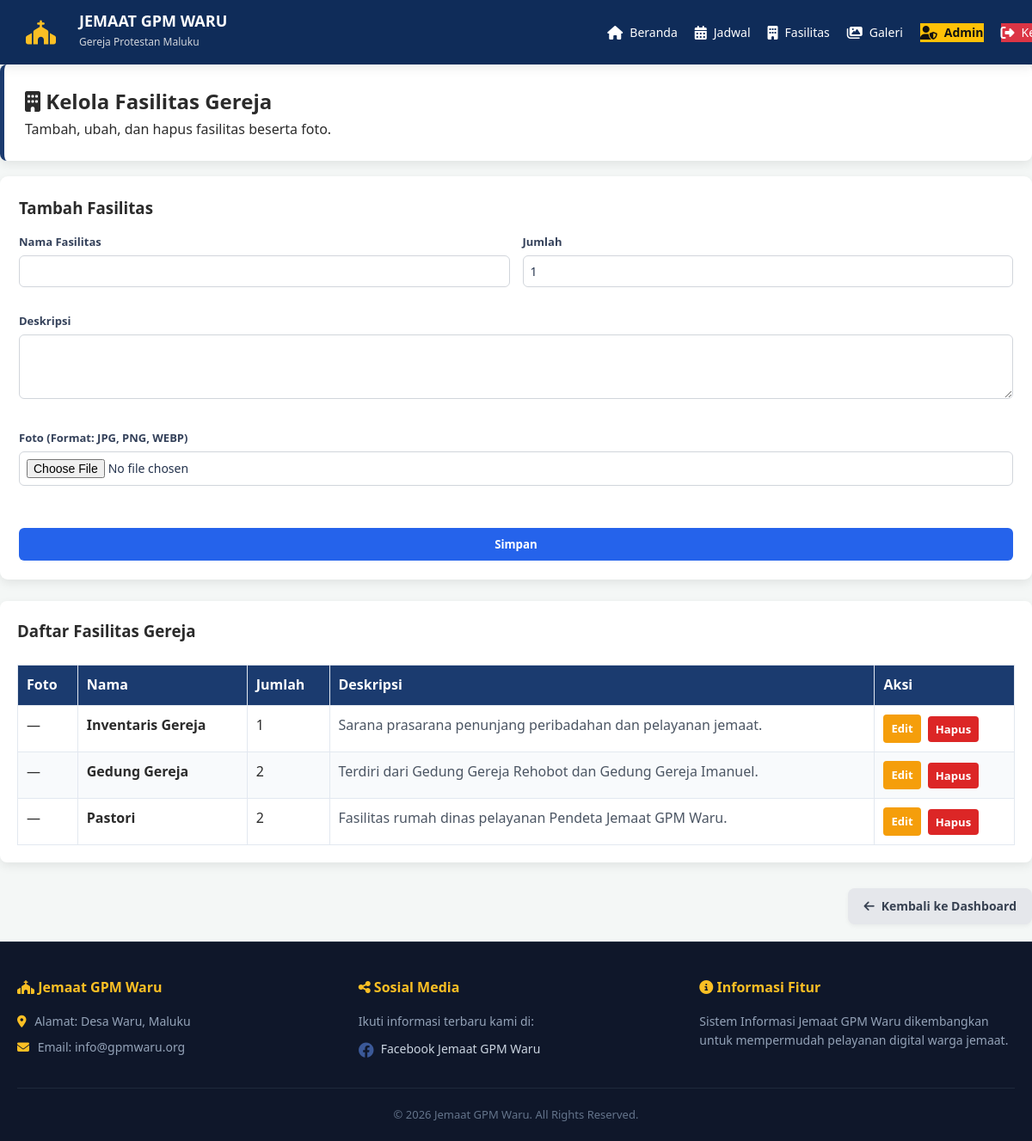
The app's page /INDEX.php?page=kelola-fasilitas (signed in) with its own data.
### tables this page shows
CREATE TABLE IF NOT EXISTS fasilitas_gereja (
    id INT AUTO_INCREMENT PRIMARY KEY,
    nama_fasilitas VARCHAR(100) NOT NULL,
    jumlah INT DEFAULT 1,
    deskripsi TEXT,
    foto VARCHAR(255) DEFAULT NULL
);

### PAGES/kelola-fasilitas.php (the view, shortened to what this page needs)
<?php
$edit = null;
$list = mysqli_query($conn, 'SELECT * FROM fasilitas_gereja ORDER BY id DESC');
?>
<section class="page-header">
    <h1><i class="fa-solid fa-building"></i> Kelola Fasilitas Gereja</h1>
    <p>Tambah, ubah, dan hapus fasilitas beserta foto.</p>
</section>
<div class="card mt-3">
    <h3><?= $edit ? 'Ubah Fasilitas' : 'Tambah Fasilitas' ?></h3>
    <form method="POST" enctype="multipart/form-data" class="admin-form">
        <div class="grid-2" style="display: grid; grid-template-columns: 1fr 1fr; gap: 15px; margin-bottom: 15px;">
            <label style="display: block; font-weight: 600;">Nama Fasilitas
                <input class="form-control" name="nama_fasilitas" required value="<?= htmlspecialchars($edit['nama_fasilitas'] ?? '') ?>" style="width: 100%; padding: 8px; margin-top: 5px; border: 1px solid #d1d5db; border-radius: 6px;">
            </label>
            <label style="display: block; font-weight: 600;">Jumlah
                <input class="form-control" type="number" min="1" name="jumlah" value="<?= (int)($edit['jumlah'] ?? 1) ?>" style="width: 100%; padding: 8px; margin-top: 5px; border: 1px solid #d1d5db; border-radius: 6px;">
            </label>
        </div>
        <div style="margin-bottom: 15px;">
            <label style="display: block; font-weight: 600;">Deskripsi
                <textarea class="form-control" name="deskripsi" rows="3" style="width: 100%; padding: 8px; margin-top: 5px; border: 1px solid #d1d5db; border-radius: 6px;"><?= htmlspecialchars($edit['deskripsi'] ?? '') ?></textarea>
            </label>
        </div>
        <div style="margin-bottom: 20px;">
            <label style="display: block; font-weight: 600;">Foto (Format: JPG, PNG, WEBP)
                <input class="form-control" type="file" name="foto" accept=".jpg,.jpeg,.png,.webp" style="width: 100%; padding: 8px; margin-top: 5px; border: 1px solid #d1d5db; border-radius: 6px;">
            </label>
        </div>
        <div style="display: flex; gap: 10px; margin-top: 15px;">
            <button class="btn btn-primary" style="flex: 1; padding: 10px; background: #2563eb; color: white; border: none; border-radius: 6px; font-weight: 600; cursor: pointer;">Simpan</button>
        </div>
    </form>
</div>
<div class="card mt-3" style="margin-top: 25px; padding: 20px; background: #fff; border-radius: 8px;">
    <h3>Daftar Fasilitas Gereja</h3>
    <div class="table-responsive" style="margin-top: 15px;">
        <table class="custom-table" style="width: 100%; border-collapse: collapse;">
            <thead>
                <tr style="background: #f3f4f6; text-align: left;">
                    <th style="padding: 10px;">Foto</th>
                    <th style="padding: 10px;">Nama</th>
                    <th style="padding: 10px;">Jumlah</th>
                    <th style="padding: 10px;">Deskripsi</th>
                    <th style="padding: 10px;">Aksi</th>
                </tr>
            </thead>
            <tbody>
                <?php if ($list && mysqli_num_rows($list) > 0): ?>
                    <?php while ($r = mysqli_fetch_assoc($list)): ?>
                        <tr style="border-bottom: 1px solid #e5e7eb;">
                            <td style="padding: 10px;">
                                <?php if ($r['foto'] && is_file(__DIR__ . '/../' . $r['foto'])): ?>
                                    <img class="admin-thumb" src="<?= htmlspecialchars($r['foto']) ?>" alt="Foto fasilitas" style="width: 50px; height: 50px; object-fit: cover; border-radius: 4px;">
                                <?php else: ?>
                                    —
                                <?php endif; ?>
                            </td>
                            <td style="padding: 10px; font-weight: 600;"><?= htmlspecialchars($r['nama_fasilitas']) ?></td>
                            <td style="padding: 10px;"><?= (int)$r['jumlah'] ?></td>
                            <td style="padding: 10px; color: #4b5563;"><?= htmlspecialchars($r['deskripsi'] ?? '') ?></td>
                            <td style="padding: 10px;">
                                <div style="display: flex; gap: 8px; align-items: center;">
                                    <a class="btn btn-small btn-primary" href="INDEX.php?page=kelola-fasilitas&edit=<?= (int)$r['id'] ?>" style="background: #f59e0b; color: #fff; padding: 5px 12px; border-radius: 4px; text-decoration: none; font-size: 13px; font-weight: 600;">Edit</a>
                                    <form method="POST" class="inline-form" onsubmit="return confirm('Hapus fasilitas ini?')" style="margin: 0;">
                                        <button class="btn btn-small btn-danger" style="background: #ef4444; color: #fff; border: none; padding: 5px 12px; border-radius: 4px; font-size: 13px; font-weight: 600; cursor: pointer;">Hapus</button>
                                    </form>
                                </div>
                            </td>
                        </tr>
                    <?php endwhile; ?>
                <?php else: ?>
                    <tr>
                        <td colspan="5" style="padding: 15px; text-align: center; color: #6b7280;">Belum ada data fasilitas gereja.</td>
                    </tr>
                <?php endif; ?>
            </tbody>
        </table>
    </div>
</div>
<div style="display: flex; justify-content: flex-end; margin-top: 30px; margin-bottom: 20px;">
    <a href="INDEX.php?page=admin-dashboard" style="display: inline-flex; align-items: center; gap: 8px; background: #e5e7eb; color: #374151; padding: 10px 18px; border-radius: 8px; text-decoration: none; font-size: 14px; font-weight: 600; box-shadow: 0 2px 5px rgba(0,0,0,0.05); transition: background 0.2s;">
        <i class="fa-solid fa-arrow-left"></i> Kembali ke Dashboard
    </a>
</div>

### ASSETS/css/style.css (style rules this page uses)
:root { --primary-color: #1b3b6f; --primary-hover: #142a50; --accent-color: #ffd166; --secondary-color: #0f2537; --light-bg: #f4f7f6; --dark-text: #2b2b2b; --white: #ffffff; --shadow: 0 4px 12px rgba(0,0,0,0.08); --border-radius: 8px; }
* { margin: 0; padding: 0; box-sizing: border-box; font-family: 'Segoe UI', Tahoma, Geneva, Verdana, sans-serif; }
body { background-color: var(--light-bg); color: var(--dark-text); line-height: 1.6; min-width: 1200px !important; overflow-x: auto !important; }
.mt-3 { margin-top: 1rem; }
.grid-2 { display: grid; grid-template-columns: repeat(2, 1fr); gap: 20px; }
.card { background: var(--white); padding: 22px; border-radius: 9px; box-shadow: var(--shadow); }
.page-header { background: var(--white); padding: 1.5rem; border-radius: var(--border-radius); border-left: 5px solid var(--primary-color); box-shadow: var(--shadow); margin-bottom: 18px; }
.table-responsive { width: 100%; overflow-x: auto; }
.custom-table { width: 100%; border-collapse: collapse; margin-top: 10px; }
.custom-table th, .custom-table td { padding: 11px 15px; border: 1px solid #e2e8f0; text-align: left; vertical-align: top; }
.custom-table th { background-color: var(--primary-color); color: var(--white); white-space: nowrap; }
.custom-table tr:nth-child(even) { background-color: #f8fafc; }
.admin-form { display: grid; gap: 14px; margin-top: 14px; text-align: left; }
.admin-form label { display: grid; gap: 6px; font-weight: 600; font-size: 13px; color: #34415a; }
.form-control { width: 100%; padding: 12px 13px; border: 1px solid #cbd5e1; border-radius: 8px; background-color: #fff; color: #24334d; font-size: 14px; outline: none; transition: all 0.3s ease; }
.btn { padding: 12px 24px; border: none; border-radius: 6px; cursor: pointer; font-weight: bold; text-decoration: none; display: inline-block; }
.btn-primary { background-color: var(--primary-color); color: var(--white); }
.btn-danger { background: #dc2626 !important; color: #fff !important; }
.btn-small { padding: 6px 9px !important; font-size: 0.82rem !important; }
.inline-form { display: inline-flex; gap: 6px; align-items: center; flex-wrap: wrap; }

### records on screen
fasilitas_gereja: nama_fasilitas "Inventaris Gereja", jumlah "1", deskripsi "Sarana prasarana penunjang peribadahan dan pelayanan jemaat."
fasilitas_gereja: nama_fasilitas "Gedung Gereja", jumlah "2", deskripsi "Terdiri dari Gedung Gereja Rehobot dan Gedung Gereja Imanuel."
fasilitas_gereja: nama_fasilitas "Pastori", jumlah "2", deskripsi "Fasilitas rumah dinas pelayanan Pendeta Jemaat GPM Waru."
